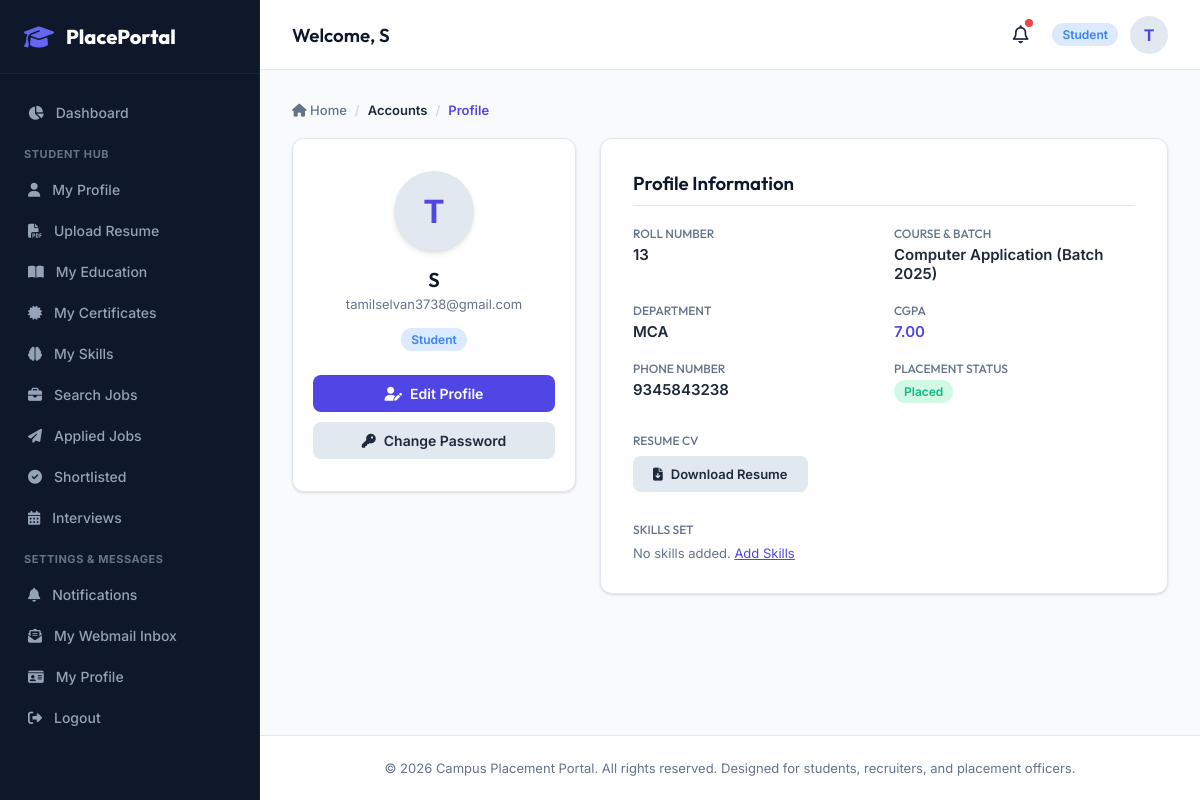
/accounts/profile/ (signed in), run on an earlier commit of the app's database.
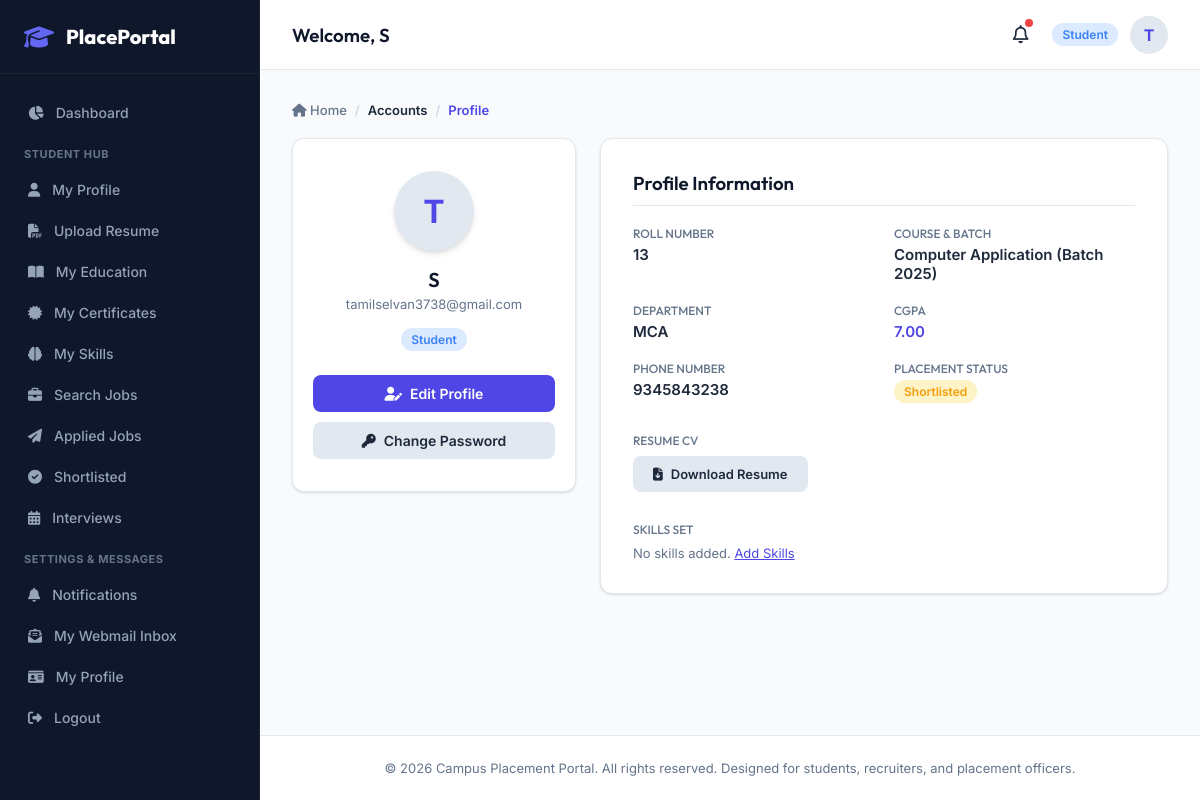
And on a later commit of the database.
### apps/accounts/views.py (the view)
# urls.py: path('profile/', views.profile_view, name='profile'),
@login_required
def profile_view(request):
    user = request.user
    context = {'user': user}
    if user.is_student():
        context['profile'] = getattr(user, 'student_profile', None)
    elif user.is_company():
        context['profile'] = getattr(user, 'company_profile', None)
    return render(request, 'accounts/profile.html', context)

### apps/accounts/models.py (called while the page is built)
    def is_student(self):
        return self.role == 'student'

### apps/students/models.py (called while the page is built)
    def get_skills_list(self):
        if self.skills:
            return [s.strip() for s in self.skills.split(',') if s.strip()]
        return []

### templates/accounts/profile.html (shortened to what the changed rows need)
{% extends 'base.html' %}
{% block content %}
<div style="display: grid; grid-template-columns: 1fr 2fr; gap: 24px; align-items: start;">
    <div class="card" style="text-align: center; padding: 32px 20px;">
        <h2 style="font-size: 20px; margin-bottom: 4px;">{{ user.get_full_name|default:user.username }}</h2>
    </div>
    <div class="card" style="padding: 32px;">
        {% if user.role == 'student' %}
            {% if profile %}
                <div style="display: grid; grid-template-columns: 1fr 1fr; gap: 20px;">
                    <div>
                        <p style="margin-top: 4px;">
                            {% if profile.placement_status == 'placed' %}
                                <span class="badge badge-success">Placed</span>
                            {% elif profile.placement_status == 'shortlisted' %}
                                <span class="badge badge-warning">Shortlisted</span>
                            {% else %}
                                <span class="badge badge-danger">Unplaced</span>
                            {% endif %}
                        </p>
                    </div>
                </div>
            {% else %}
                <p style="color: var(--danger);">No profile loaded. Please contact administrators.</p>
            {% endif %}
        {% else %}
            <p style="font-size: 14px; color: var(--text-muted);">You hold an administrative/officer user session. You can manage placements and view stats through your dashboards.</p>
        {% endif %}
    </div>
</div>
{% endblock %}

What changed in the data, as far as the page shows it:
changed StudentProfile "Computer Application": placement_status "placed" → "shortlisted" (drawn)
Also different on the page:
text no longer shown: "Placed"
text now shown: "Shortlisted"
